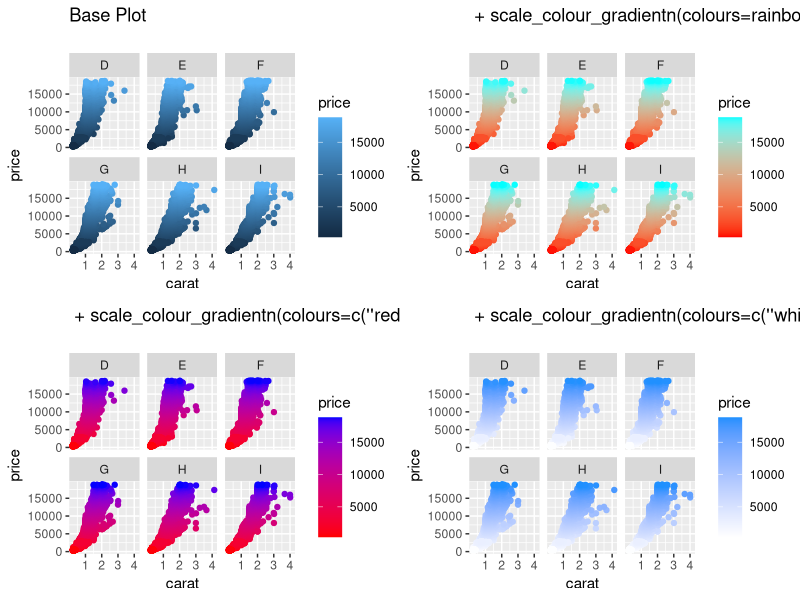
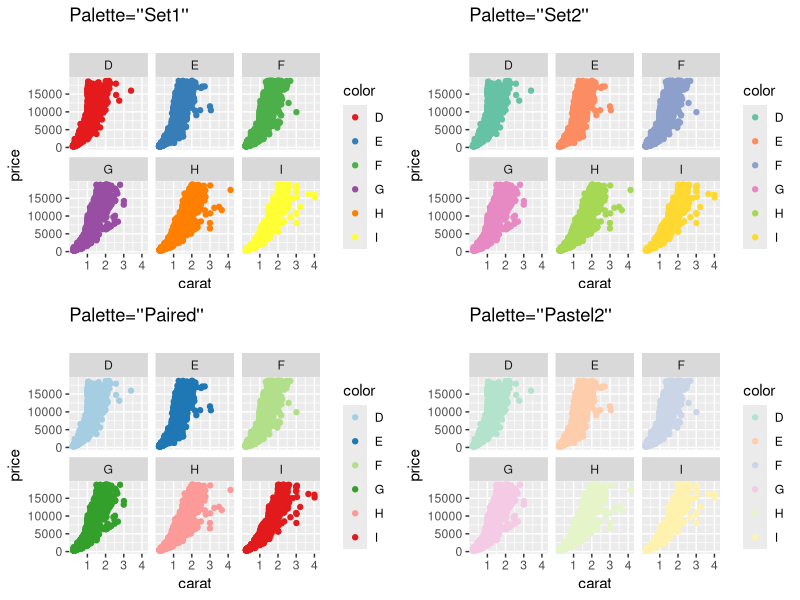
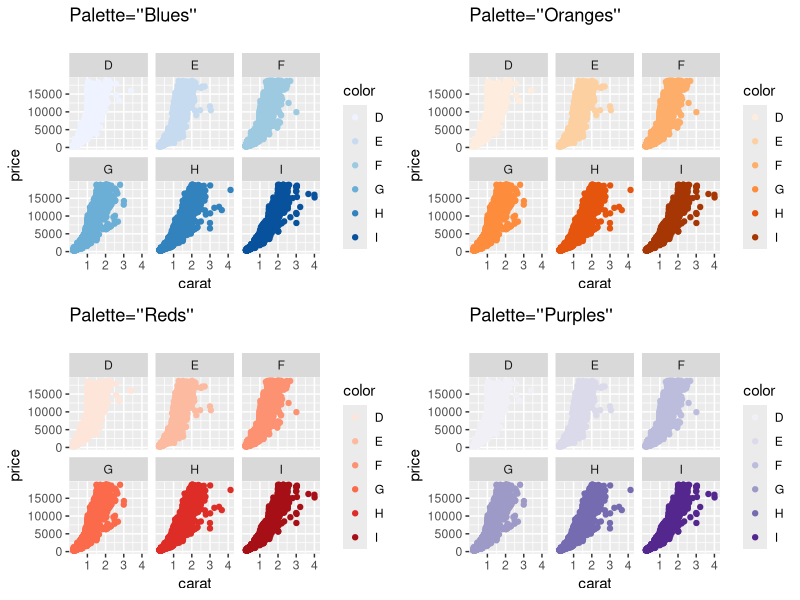
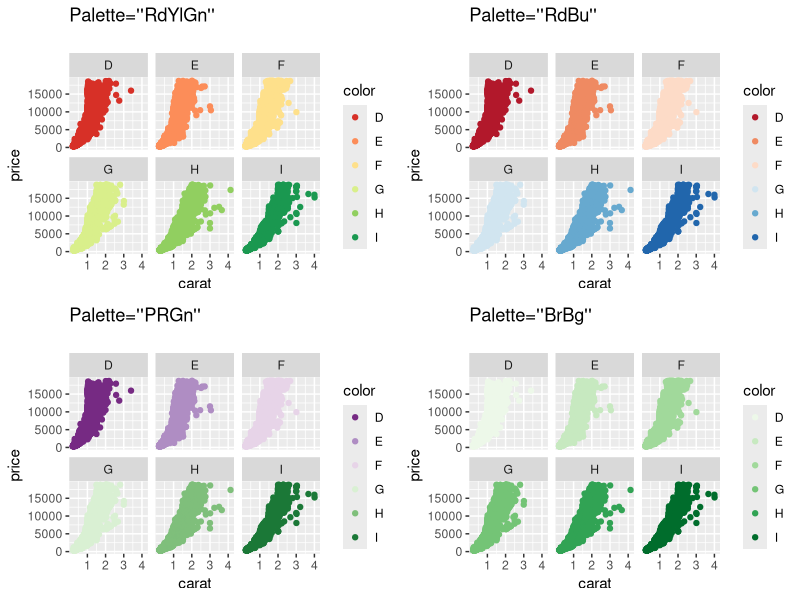

Generate these figures, in order, with R:
#Load ggplot default data: Diamonds
library(ggplot2)
library(gridExtra)
data(diamonds)
head(diamonds)
diamonds <-     diamonds[diamonds$color < "J",]
#http://127.0.0.1:25615/library/ggplot2/html/diamonds.html

#Gradient Colors - Good For Continuous Scales

G5 <- ggplot(data = diamonds ) + geom_point(aes( x = carat, y = price, color=price)
) + facet_wrap(~color)   + labs(title = "Base Plot \n" )

G6 <- ggplot(data = diamonds ) + geom_point(aes( x = carat, y = price, color=price)
) + facet_wrap(~color) + scale_colour_gradientn(colours=rainbow(2))   + labs(title = " + scale_colour_gradientn(colours=rainbow(2)) \n" )

G7 <- ggplot(data = diamonds ) + geom_point(aes( x = carat, y = price, color=price)
) + facet_wrap(~color) + scale_colour_gradientn(colours=c("red", "blue"))   + labs(title = " + scale_colour_gradientn(colours=c(''red'', ''blue'')) \n" )

G8 <- ggplot(data = diamonds ) + geom_point(aes( x = carat, y = price, color=price)
) + facet_wrap(~color) + scale_colour_gradientn(colours=c("white", "dodgerblue")) + labs(title = " + scale_colour_gradientn(colours=c(''white'', ''dodgerblue'')) \n" )

Gradient2 <- grid.arrange(G5, G6, G7, G8, ncol=2)


#Load ggplot default data: Diamonds
library(ggplot2)
library(gridExtra)
data(diamonds)
head(diamonds)
diamonds <-     diamonds[diamonds$color < "J",]
#http://127.0.0.1:25615/library/ggplot2/html/diamonds.html


B1 <- ggplot(data = diamonds ) + geom_point(aes( x = carat, y = price, color=color)
) + facet_wrap(~color) + scale_colour_brewer(palette="Set1")   + labs(title = "Palette=''Set1''\n" )


B2 <- ggplot(data = diamonds ) + geom_point(aes( x = carat, y = price, color=color)
) + facet_wrap(~color) + scale_colour_brewer(palette="Set2") + labs(title = "Palette=''Set2''\n" )


B3 <- ggplot(data = diamonds ) + geom_point(aes( x = carat, y = price, color=color)
) + facet_wrap(~color) + scale_colour_brewer(palette="Paired")   + labs(title = "Palette=''Paired''\n" )


B4 <- ggplot(data = diamonds ) + geom_point(aes( x = carat, y = price, color=color)
) + facet_wrap(~color) + scale_colour_brewer(palette="Pastel2") + labs(title = "Palette=''Pastel2''\n" )


Brewers <- grid.arrange(B1, B2, B3, B4, ncol=2)


B5 <- ggplot(data = diamonds ) + geom_point(aes( x = carat, y = price, color=color)
) + facet_wrap(~color) + scale_colour_brewer(palette="Blues")   + labs(title = "Palette=''Blues''\n" )


B6 <- ggplot(data = diamonds ) + geom_point(aes( x = carat, y = price, color=color)
) + facet_wrap(~color) + scale_colour_brewer(palette="Oranges") + labs(title = "Palette=''Oranges''\n" )


B7 <- ggplot(data = diamonds ) + geom_point(aes( x = carat, y = price, color=color)
) + facet_wrap(~color) + scale_colour_brewer(palette="Reds")   + labs(title = "Palette=''Reds''\n" )


B8 <- ggplot(data = diamonds ) + geom_point(aes( x = carat, y = price, color=color)
) + facet_wrap(~color) + scale_colour_brewer(palette="Purples") + labs(title = "Palette=''Purples''\n" )



Brewers.2 <- grid.arrange(B5, B6, B7, B8, ncol=2)



B9 <- ggplot(data = diamonds ) + geom_point(aes( x = carat, y = price, color=color)
) + facet_wrap(~color) + scale_colour_brewer(palette="RdYlGn")   + labs(title = "Palette=''RdYlGn''\n" )


B10 <- ggplot(data = diamonds ) + geom_point(aes( x = carat, y = price, color=color)
) + facet_wrap(~color) + scale_colour_brewer(palette="RdBu") + labs(title = "Palette=''RdBu''\n" )


B11 <- ggplot(data = diamonds ) + geom_point(aes( x = carat, y = price, color=color)
) + facet_wrap(~color) + scale_colour_brewer(palette="PRGn")   + labs(title = "Palette=''PRGn''\n" )


B12 <- ggplot(data = diamonds ) + geom_point(aes( x = carat, y = price, color=color)
) + facet_wrap(~color) + scale_colour_brewer(palette="BrBg") + labs(title = "Palette=''BrBg''\n" )



Brewers.3 <- grid.arrange(B9, B10, B11, B12, ncol=2)